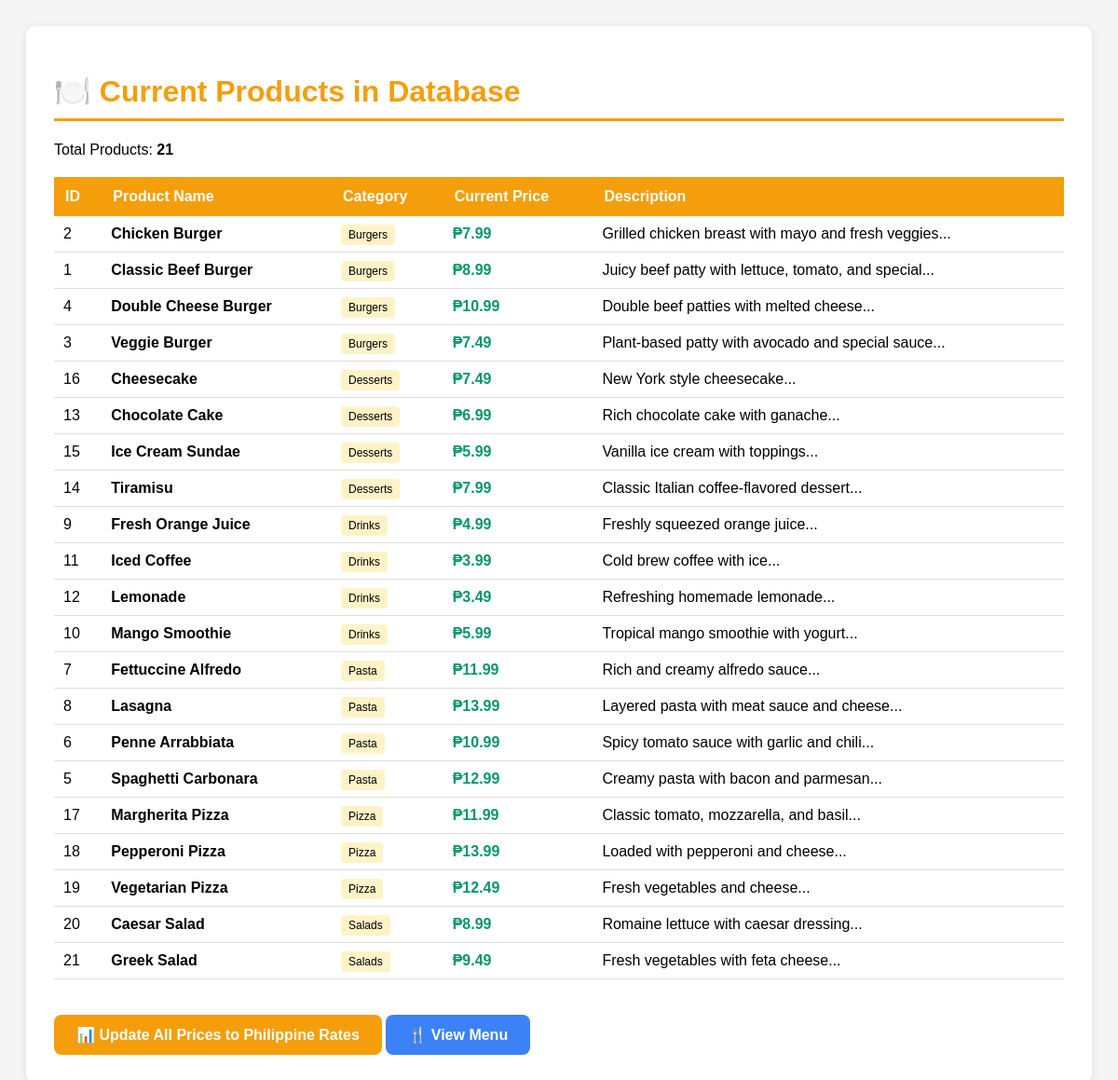
Page /check_products.php on the committed database.
### tables this page shows
CREATE TABLE IF NOT EXISTS food_items (
    id INT AUTO_INCREMENT PRIMARY KEY,
    category_id INT NOT NULL,
    name VARCHAR(100) NOT NULL,
    description TEXT,
    price DECIMAL(10, 2) NOT NULL,
    image VARCHAR(255),
    is_available TINYINT(1) DEFAULT 1,
    is_featured TINYINT(1) DEFAULT 0,
    created_at TIMESTAMP DEFAULT CURRENT_TIMESTAMP,
    updated_at TIMESTAMP DEFAULT CURRENT_TIMESTAMP ON UPDATE CURRENT_TIMESTAMP,
    FOREIGN KEY (category_id) REFERENCES categories(id) ON DELETE CASCADE
);

CREATE TABLE IF NOT EXISTS categories (
    id INT AUTO_INCREMENT PRIMARY KEY,
    name VARCHAR(50) NOT NULL,
    description TEXT,
    image VARCHAR(255),
    is_active TINYINT(1) DEFAULT 1,
    created_at TIMESTAMP DEFAULT CURRENT_TIMESTAMP
);

### check_products.php (the view, shortened to what this page needs)
<?php
require_once 'db.php';
echo "<!DOCTYPE html>";
echo "<html><head>";
echo "</head><body>";
echo "<div class='container'>";
echo "<h1>🍽️ Current Products in Database</h1>";
$query = "SELECT f.id, f.name, f.price, f.description, c.name as category_name
          FROM food_items f
          LEFT JOIN categories c ON f.category_id = c.id
          ORDER BY c.name, f.name";
$result = mysqli_query($conn, $query);
if ($result && mysqli_num_rows($result) > 0) {
    echo "<p>Total Products: <strong>" . mysqli_num_rows($result) . "</strong></p>";
    echo "<table>";
    echo "<tr><th>ID</th><th>Product Name</th><th>Category</th><th>Current Price</th><th>Description</th></tr>";
    while ($row = mysqli_fetch_assoc($result)) {
        echo "<tr>";
        echo "<td>" . $row['id'] . "</td>";
        echo "<td><strong>" . htmlspecialchars($row['name']) . "</strong></td>";
        echo "<td><span class='category'>" . htmlspecialchars($row['category_name'] ?? 'N/A') . "</span></td>";
        echo "<td class='price'>₱" . number_format($row['price'], 2) . "</td>";
        echo "<td>" . htmlspecialchars(substr($row['description'] ?? '', 0, 50)) . "...</td>";
        echo "</tr>";
    }
    echo "</table>";
    echo "<br><a href='update_all_prices.php' class='btn'>📊 Update All Prices to Philippine Rates</a>";
    echo " <a href='customer/menu.php' class='btn' style='background: #3b82f6;'>🍴 View Menu</a>";
} else {
    echo "<p style='color: red;'>No products found in database!</p>";
}
echo "</div>";
echo "</body></html>";
?>

### check_products.php (style rules this page uses)
body { font-family: Arial, sans-serif; padding: 20px; background: #f5f5f5; }
.container { max-width: 1200px; margin: 0 auto; background: white; padding: 30px; border-radius: 10px; box-shadow: 0 2px 10px rgba(0,0,0,0.1); }
h1 { color: #f59e0b; border-bottom: 3px solid #f59e0b; padding-bottom: 10px; }
table { width: 100%; border-collapse: collapse; margin-top: 20px; }
th { background: #f59e0b; color: white; padding: 12px; text-align: left; }
td { padding: 10px; border-bottom: 1px solid #ddd; }
.price { color: #059669; font-weight: bold; }
.category { background: #fef3c7; padding: 4px 8px; border-radius: 4px; font-size: 12px; }
.btn { display: inline-block; background: #f59e0b; color: white; padding: 12px 24px; text-decoration: none; border-radius: 8px; margin-top: 20px; font-weight: bold; }

### rows in the picture
food_items: id "2", name "Chicken Burger", category.name "Burgers", price "7.99", description "Grilled chicken breast with mayo and fresh veggies"
food_items: id "1", name "Classic Beef Burger", category.name "Burgers", price "8.99", description "Juicy beef patty with lettuce, tomato, and special"
food_items: id "4", name "Double Cheese Burger", category.name "Burgers", price "10.99", description "Double beef patties with melted cheese"
food_items: id "3", name "Veggie Burger", category.name "Burgers", price "7.49", description "Plant-based patty with avocado and special sauce"
food_items: id "16", name "Cheesecake", category.name "Desserts", price "7.49", description "New York style cheesecake"
food_items: id "13", name "Chocolate Cake", category.name "Desserts", price "6.99", description "Rich chocolate cake with ganache"
food_items: id "15", name "Ice Cream Sundae", category.name "Desserts", price "5.99", description "Vanilla ice cream with toppings"
food_items: id "14", name "Tiramisu", category.name "Desserts", price "7.99", description "Classic Italian coffee-flavored dessert"
food_items: id "9", name "Fresh Orange Juice", category.name "Drinks", price "4.99", description "Freshly squeezed orange juice"
food_items: id "11", name "Iced Coffee", category.name "Drinks", price "3.99", description "Cold brew coffee with ice"
food_items: id "12", name "Lemonade", category.name "Drinks", price "3.49", description "Refreshing homemade lemonade"
food_items: id "10", name "Mango Smoothie", category.name "Drinks", price "5.99", description "Tropical mango smoothie with yogurt"
food_items: id "7", name "Fettuccine Alfredo", category.name "Pasta", price "11.99", description "Rich and creamy alfredo sauce"
food_items: id "8", name "Lasagna", category.name "Pasta", price "13.99", description "Layered pasta with meat sauce and cheese"
food_items: id "6", name "Penne Arrabbiata", category.name "Pasta", price "10.99", description "Spicy tomato sauce with garlic and chili"
food_items: id "5", name "Spaghetti Carbonara", category.name "Pasta", price "12.99", description "Creamy pasta with bacon and parmesan"
food_items: id "17", name "Margherita Pizza", category.name "Pizza", price "11.99", description "Classic tomato, mozzarella, and basil"
food_items: id "18", name "Pepperoni Pizza", category.name "Pizza", price "13.99", description "Loaded with pepperoni and cheese"
food_items: id "19", name "Vegetarian Pizza", category.name "Pizza", price "12.49", description "Fresh vegetables and cheese"
food_items: id "20", name "Caesar Salad", category.name "Salads", price "8.99", description "Romaine lettuce with caesar dressing"
food_items: id "21", name "Greek Salad", category.name "Salads", price "9.49", description "Fresh vegetables with feta cheese"

### other values in the picture
mysqli_num_rows($result) "21"
